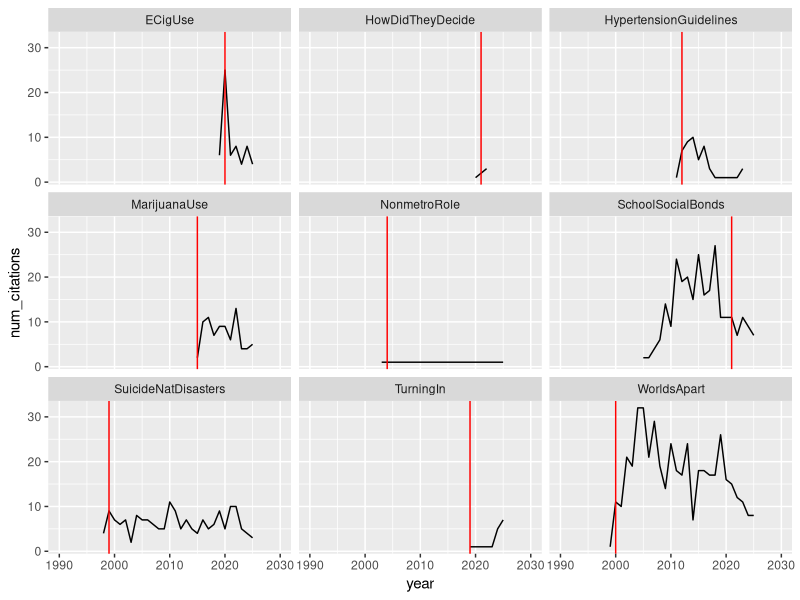

Here is the R script that generated this plot:
## ---- chunk 1
library(tidyverse)
library(parallel)
library(lubridate)

knitr::opts_chunk$set(echo = TRUE)
# setwd(...)

# load data
merged <- read_csv("merged.csv")
refs <- read_csv("citations/refs_merged.csv")
## ---- chunk 2
# number of citations per paper
refs |> group_by(filepath) |> count()

# add retraction years to refs
refs$ret.year <- numeric(length = nrow(refs))
refs$ret.year[which(refs$filepath == "ECigUse")] <- merged$RetractionYear[5]
refs$ret.year[which(refs$filepath == "HowDidTheyDecide")] <- merged$RetractionYear[6]
refs$ret.year[which(refs$filepath == "HypertensionGuidelines")] <- merged$RetractionYear[9]
refs$ret.year[which(refs$filepath == "MarijuanaUse")] <- merged$RetractionYear[7]
refs$ret.year[which(refs$filepath == "NonmetroRole")] <- merged$RetractionYear[2]
refs$ret.year[which(refs$filepath == "SchoolSocialBonds")] <- merged$RetractionYear[3]
refs$ret.year[which(refs$filepath == "SuicideNatDisasters")] <- merged$RetractionYear[4]
refs$ret.year[which(refs$filepath == "TurningIn")] <- merged$RetractionYear[8]
refs$ret.year[which(refs$filepath == "WorldsApart")] <- merged$RetractionYear[1]

# number of citations per paper by year
refsbyyear <- refs |> group_by(filepath, year, ret.year) |>
  summarise(num_citations = n())
(head(refsbyyear, 20))
## ---- chunk 3
# plot citations by year
refsbyyear |> 
  group_by(filepath) |>
  ggplot(aes(x = year, y = num_citations)) +
    geom_line() +
    geom_vline(aes(xintercept = ret.year), colour = "red") +
    xlim(1990, 2030) +
    facet_wrap(~filepath)
